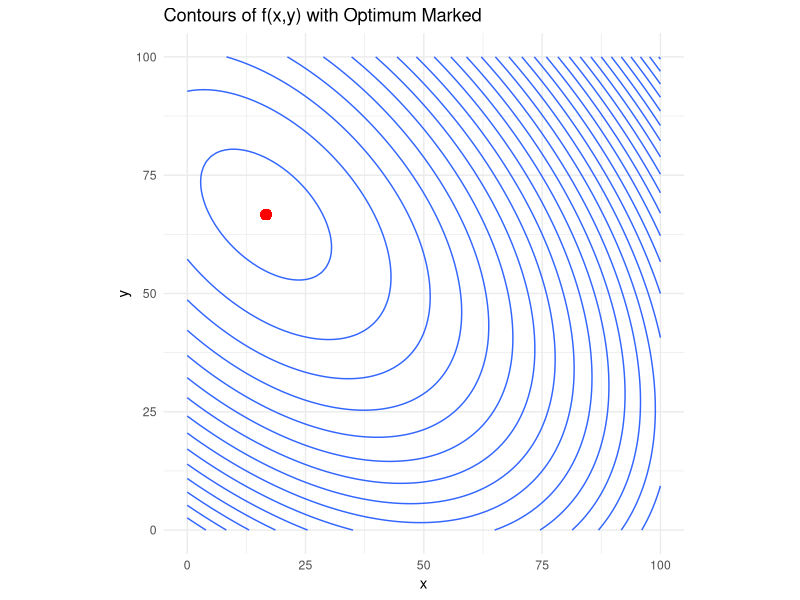
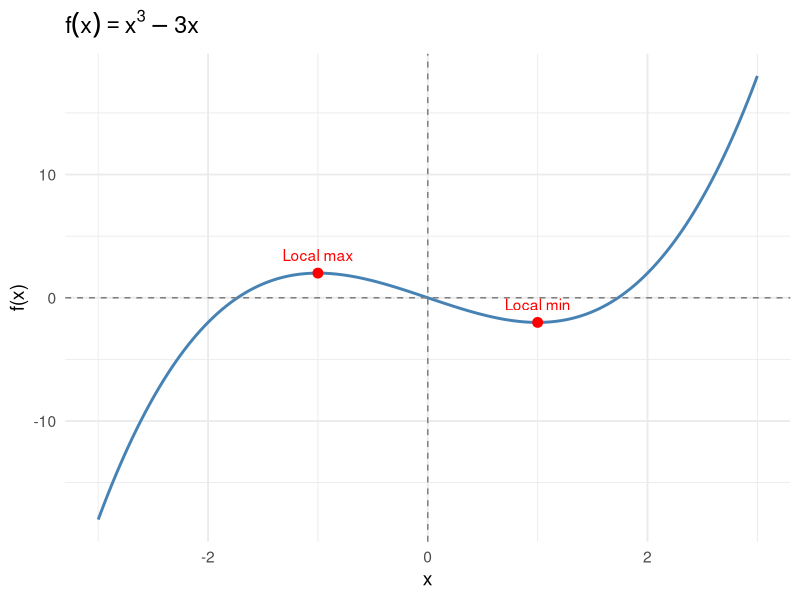
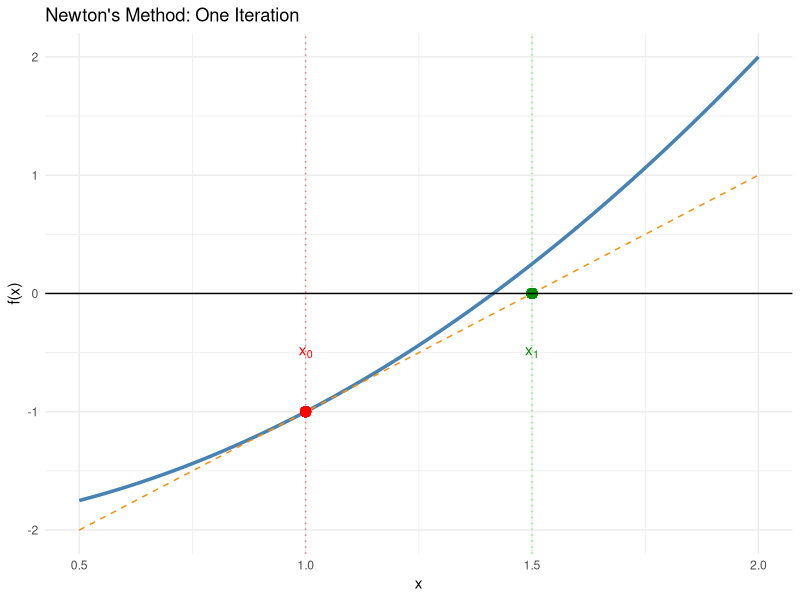
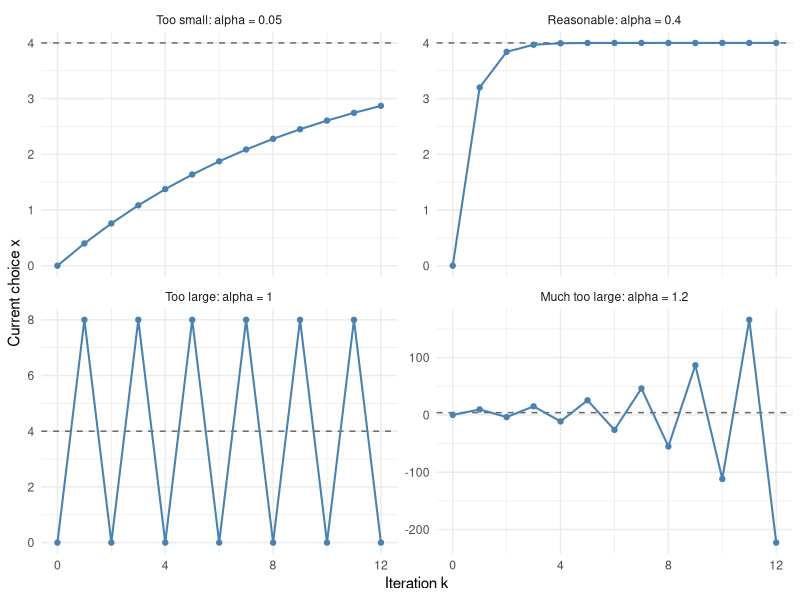
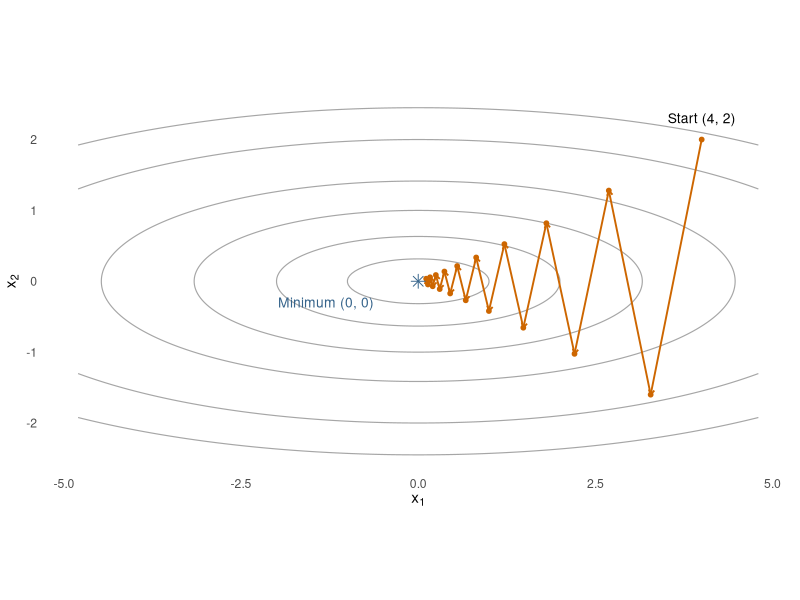
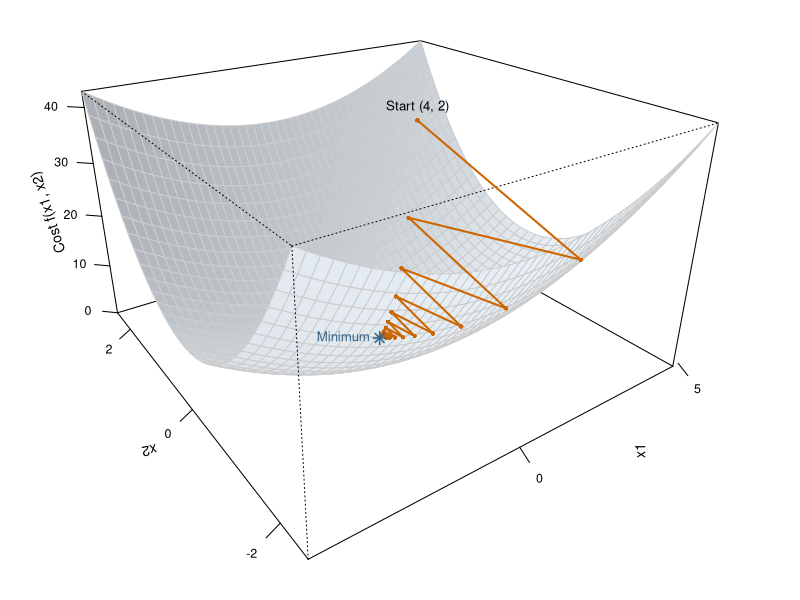
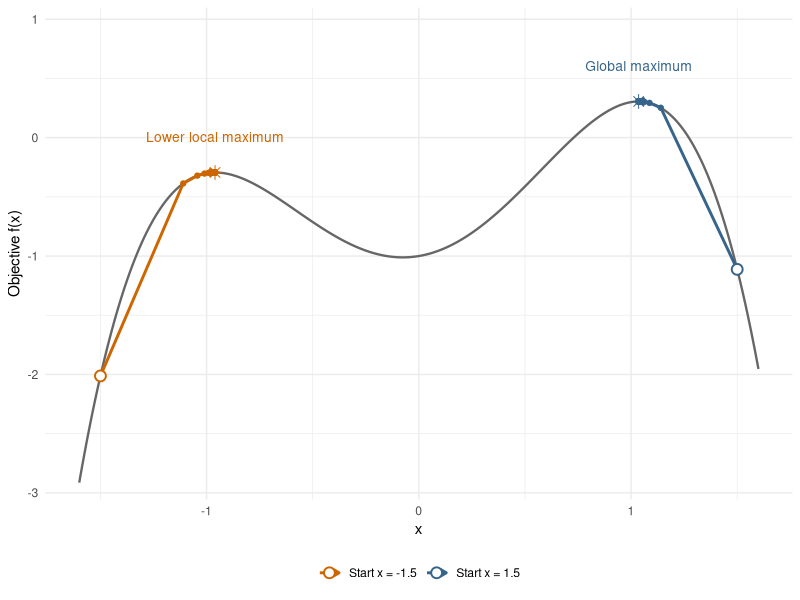
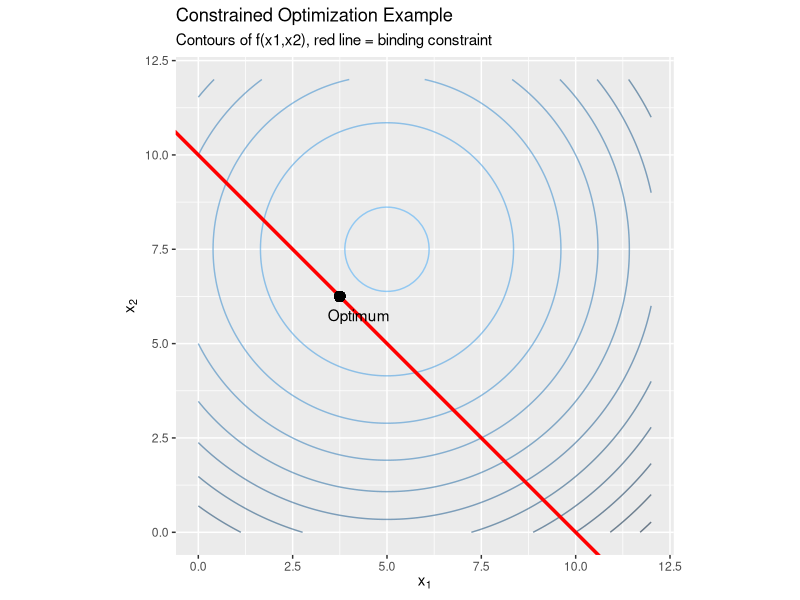

Reproduce these figures in R, in order.
## ---- chunk 1
#| echo: false
#| message: false
#| warning: false
library(ggplot2)
library(dplyr)

f <- function(x,y) 100*x + 150*y - x^2 - y^2 - x*y

# Create grid
x <- seq(0,100, length.out=100)
y <- seq(0,100, length.out=100)
grid <- expand.grid(x=x,y=y) %>%
  mutate(z=f(x,y))

# Contour plot
ggplot(grid, aes(x=x,y=y,z=z)) +
  geom_contour(bins=30,show.legend = F) +
  geom_point(aes(x=50/3,y=66.67),color="red",size=3) +
  labs(title="Contours of f(x,y) with Optimum Marked",
       x="x", y="y") +
  coord_equal() +
  theme_minimal()

## ---- chunk 2
#| echo: false
#| message: false
#| warning: false

library(ggplot2)
library(dplyr)

# Define function
f <- function(x) x^3 - 3*x

# Create data grid
df <- data.frame(x = seq(-3, 3, length.out = 400)) %>%
  mutate(y = f(x))

# Critical points
crit_points <- data.frame(
  x = c(-1, 1),
  y = f(c(-1, 1)),
  label = c("Local max", "Local min")
)

# Plot
ggplot(df, aes(x, y)) +
  geom_line(color = "steelblue", linewidth = 1) +
  geom_hline(yintercept = 0, color = "grey50", linetype = "dashed") +
  geom_vline(xintercept = 0, color = "grey50", linetype = "dashed") +
  geom_point(data = crit_points, aes(x, y), color = "red", size = 3) +
  geom_text(data = crit_points, aes(label = label), vjust = -1, color = "red") +
  labs(
    title = expression(f(x) == x^3 - 3*x),
    x = "x",
    y = "f(x)"
  ) +
  theme_minimal(base_size = 14)
## ---- chunk 3
library(ggplot2)

# Define the function and its derivative
f <- function(x) x^2 - 2
f_prime <- function(x) 2 * x

# Choose initial guess
x0 <- 1.0
x1 <- x0 - f(x0) / f_prime(x0)  # first Newton update

# Build tangent line at x0
tangent <- function(x) f(x0) + f_prime(x0) * (x - x0)

# Create data for plotting
x_vals <- seq(0.5, 2, length.out = 300)
plot_df <- data.frame(x = x_vals, fx = f(x_vals), tangent = tangent(x_vals))

# Plot function and tangent
ggplot(plot_df, aes(x = x)) +
  geom_line(aes(y = fx), color = "steelblue", size = 1.2) +
  geom_line(aes(y = tangent), color = "darkorange", linetype = "dashed") +
  geom_vline(xintercept = x0, linetype = "dotted",color = "red",alpha=.5) +
  geom_vline(xintercept = x1, linetype = "dotted", color = "green",alpha=.5) +
  geom_point(aes(x = x0, y = f(x0)), color = "red", size = 3) +
  geom_point(aes(x = x1, y = 0), color = "green4", size = 3) +
  geom_hline(yintercept = 0, linetype = "solid") +
  annotate("text", x = x0, y = f(x0) + 0.5, label = "x[0]", parse = TRUE, color = "red") +
  annotate("text", x = x1, y = -0.5, label = "x[1]", parse = TRUE, color = "green4") +
  labs(
    title = "Newton's Method: One Iteration",
    y = "f(x)",
    x = "x"
  ) +
  theme_minimal()

## ---- chunk 4
#| label: fig-gradient-step-size
#| fig-pos: H
#| echo: false
#| warning: false
#| fig-width: 7
#| fig-height: 4
#| fig-cap: "Gradient ascent on the same quadratic objective, starting at x = 0. The dashed line marks the maximizer x = 4. Note the different vertical scale in the divergence panel."

library(ggplot2)
ascent_rates <- c(0.05, 0.4, 1, 1.2)
ascent_labels <- c("Too small: alpha = 0.05", "Reasonable: alpha = 0.4",
                   "Too large: alpha = 1", "Much too large: alpha = 1.2")
ascent_paths <- do.call(rbind, lapply(seq_along(ascent_rates), function(i) {
  iterates <- numeric(13)
  for (k in 1:12) {
    iterates[k + 1] <- iterates[k] - 2 * ascent_rates[i] * (iterates[k] - 4)
  }
  data.frame(iteration = 0:12, x = iterates,
             case = factor(ascent_labels[i], levels = ascent_labels))
}))

ggplot(ascent_paths, aes(iteration, x)) +
  geom_hline(yintercept = 4, linetype = "dashed", color = "gray40") +
  geom_line(color = "steelblue", linewidth = 0.7) +
  geom_point(color = "steelblue", size = 1.5) +
  facet_wrap(~case, ncol = 2, scales = "free_y") +
  scale_x_continuous(breaks = c(0, 4, 8, 12)) +
  labs(x = "Iteration k", y = "Current choice x") +
  theme_minimal(base_size = 11)
## ---- chunk 5
#| label: fig-multivariate-gradient
#| fig-pos: H
#| echo: false
#| warning: false
#| fig-width: 7
#| fig-height: 3.7
#| fig-cap: "Gradient descent on elliptical cost contours. Each orange arrow is a step against the gradient. The iterates zig-zag toward the minimum at (0, 0); a small gradient is the rootfinding target."

library(ggplot2)
cost_grid <- expand.grid(x1 = seq(-4.8, 4.8, length.out = 240),
                         x2 = seq(-2.5, 2.5, length.out = 160))
cost_grid$cost <- 0.5 * (cost_grid$x1^2 + 10 * cost_grid$x2^2)
descent_path <- data.frame(k = 0:18, x1 = 4 * 0.82^(0:18),
                          x2 = 2 * (-0.8)^(0:18))
descent_steps <- data.frame(
  x1 = head(descent_path$x1, -1), x2 = head(descent_path$x2, -1),
  x1_next = tail(descent_path$x1, -1), x2_next = tail(descent_path$x2, -1)
)

ggplot(cost_grid, aes(x1, x2)) +
  geom_contour(aes(z = cost), breaks = c(0.5, 2, 5, 10, 20, 30),
               color = "gray65", linewidth = 0.4) +
  geom_segment(data = descent_steps,
               aes(x = x1, y = x2, xend = x1_next, yend = x2_next),
               inherit.aes = FALSE, color = "darkorange3", linewidth = 0.65,
               arrow = grid::arrow(length = grid::unit(0.055, "inches"))) +
  geom_point(data = descent_path, color = "darkorange3", size = 1.3) +
  annotate("point", x = 0, y = 0, shape = 8, size = 3, color = "steelblue4") +
  annotate("text", x = 4, y = 2.3, label = "Start (4, 2)", size = 3.5) +
  annotate("text", x = -1.3, y = -0.3, label = "Minimum (0, 0)",
           color = "steelblue4", size = 3.5) +
  coord_equal() +
  labs(x = expression(x[1]), y = expression(x[2])) +
  theme_minimal(base_size = 11) +
  theme(panel.grid = element_blank())
## ---- chunk 6
#| label: fig-multivariate-gradient-3d
#| fig-pos: H
#| echo: false
#| warning: false
#| fig-width: 7
#| fig-height: 3.5
#| fig-cap: "The same quadratic cost and gradient-descent iterates in three dimensions. Height is the objective value. Orange points are the iterates from the contour plot; segments connect successive iterates. The blue star marks the minimum."

surface_x1 <- seq(-4.8, 4.8, length.out = 45)
surface_x2 <- seq(-2.5, 2.5, length.out = 35)
surface_cost <- outer(surface_x1, surface_x2,
                      function(x1, x2) 0.5 * (x1^2 + 10 * x2^2))
path_cost <- 0.5 * (descent_path$x1^2 + 10 * descent_path$x2^2)

surface_par <- par(mar = c(1, 1, 1, 1))
surface_view <- persp(
  surface_x1, surface_x2, surface_cost,
  theta = -35, phi = 25, expand = 0.6,
  col = "aliceblue", border = "gray80", shade = 0.15,
  ticktype = "detailed", nticks = 4,
  xlab = "x1", ylab = "x2", zlab = "Cost f(x1, x2)",
  cex.axis = 0.75, cex.lab = 0.85
)
projected_path <- trans3d(descent_path$x1, descent_path$x2, path_cost,
                          pmat = surface_view)
lines(projected_path, col = "darkorange3", lwd = 2)
points(projected_path, col = "darkorange3", pch = 16, cex = 0.6)
points(trans3d(0, 0, 0, pmat = surface_view),
       col = "steelblue4", pch = 8, cex = 1.2, lwd = 1.5)
text(trans3d(4, 2, 28, pmat = surface_view),
     labels = "Start (4, 2)", pos = 3, cex = 0.8)
text(trans3d(0, 0, 0, pmat = surface_view),
     labels = "Minimum", pos = 2, col = "steelblue4", cex = 0.8)
par(surface_par)
## ---- chunk 7
#| label: fig-starting-values-local-optima
#| fig-pos: H
#| echo: false
#| warning: false
#| fig-width: 7
#| fig-height: 3.3
#| fig-cap: "Same objective, algorithm, and step size; different starting values. Both runs converge to local maxima, but only the right-hand peak is the global maximum."

library(ggplot2)
multimodal_f <- function(x) -(x^2 - 1)^2 + 0.3 * x
multimodal_slope <- function(x) -4 * x * (x^2 - 1) + 0.3
ascent_starts <- c(-1.5, 1.5)
ascent_runs <- do.call(rbind, lapply(ascent_starts, function(start) {
  x <- start
  for (k in 1:100) {
    current <- tail(x, 1)
    if (abs(multimodal_slope(current)) < 1e-8) break
    x <- c(x, current + 0.05 * multimodal_slope(current))
  }
  data.frame(k = seq_along(x) - 1, x = x, value = multimodal_f(x),
             start = factor(start, levels = ascent_starts))
}))
multimodal_curve <- data.frame(x = seq(-1.6, 1.6, length.out = 500))
multimodal_curve$value <- multimodal_f(multimodal_curve$x)
ascent_ends <- do.call(rbind, lapply(split(ascent_runs, ascent_runs$start),
                                    function(run) tail(run, 1)))
ascent_ends$label <- c("Lower local maximum", "Global maximum")

ggplot(multimodal_curve, aes(x, value)) +
  geom_line(color = "gray40", linewidth = 0.8) +
  geom_path(data = ascent_runs, aes(color = start, group = start),
            linewidth = 1,
            arrow = grid::arrow(length = grid::unit(0.07, "inches"))) +
  geom_point(data = ascent_runs, aes(color = start), size = 1.5) +
  geom_point(data = subset(ascent_runs, k == 0), aes(color = start),
             shape = 21, fill = "white", size = 3, stroke = 1) +
  geom_point(data = ascent_ends, aes(color = start), shape = 8, size = 3,
             show.legend = FALSE) +
  geom_text(data = ascent_ends, aes(label = label, color = start),
            nudge_y = 0.3, size = 3.5, show.legend = FALSE) +
  scale_color_manual(values = c("darkorange3", "steelblue4"),
                      labels = c("Start x = -1.5", "Start x = 1.5")) +
  scale_y_continuous(expand = expansion(mult = c(0.04, 0.14))) +
  labs(x = "x", y = "Objective f(x)", color = NULL) +
  theme_minimal(base_size = 11) +
  theme(legend.position = "bottom")
## ---- chunk 8
#| echo: false

# Load packages
library(ggplot2)

# Objective function
f <- function(x1, x2) {
  10*x1 + 15*x2 - (x1^2 + x2^2)
}

# Constraint: g(x) = x1 + x2 - 10 <= 0
g <- function(x1, x2) x1 + x2 - 10

# Compute gradient and Hessian of f
grad_f <- function(x) {
  c(10 - 2*x[1], 15 - 2*x[2])
}

hess_f <- function(x) {
  matrix(c(-2, 0,
           0, -2), nrow=2)
}

# Solve via KKT (analytical in this case)
# Stationarity: grad_f(x) - lambda * grad_g = 0
# grad_g = (1,1)
# -> 10 - 2x1 - lambda = 0
# -> 15 - 2x2 - lambda = 0
# -> constraint binds: x1 + x2 = 10

# From first two equations:
# 2x1 = 10 - lambda
# 2x2 = 15 - lambda
# Add: 2(x1+x2) = 25 - 2lambda
# 20 = 25 - 2lambda => lambda = 2.5
# x1 = (10 - 2.5)/2 = 3.75
# x2 = (15 - 2.5)/2 = 6.25

x_star <- c(3.75, 6.25)
lambda <- 2.5

# # Bordered Hessian
# grad_g <- matrix(c(1,1), nrow=1)
# hess_L <- hess_f(x_star) # constraint is linear, so g''=0
# H_b <- rbind(
#   cbind(0, grad_g),
#   cbind(t(grad_g), hess_L)
# )

# H_b
# det(H_b[1:2,1:2])
# det(H_b)

# -------- Visualization --------
# Create grid for plotting
x1 <- seq(0, 12, length=100)
x2 <- seq(0, 12, length=100)
grid <- expand.grid(x1=x1, x2=x2)
grid$z <- with(grid, f(x1,x2))

# Feasible region: x1+x2 <= 10
grid$feasible <- with(grid, x1+x2 <= 10)

# Plot contours of f and the feasible set
ggplot(grid, aes(x=x1, y=x2, z=z)) +
  geom_contour(aes(color=after_stat(level)), alpha=0.6,show.legend=FALSE) +
  geom_abline(intercept=10, slope=-1, color="red", size=1.2) +
  geom_point(aes(x=x_star[1], y=x_star[2]), color="black", size=3) +
  annotate("text", x=x_star[1]+0.5, y=x_star[2]-.5, label="Optimum") +
  labs(title="Constrained Optimization Example",
       subtitle="Contours of f(x1,x2), red line = binding constraint",
       x=expression(x[1]), y=expression(x[2])) +
  coord_equal()

## ---- chunk 9
#| label: emissions-geometry
#| echo: false
#| fig-cap: "Profit contours and the emissions cap. The optimum is at (4, 3); equal output satisfying the same cap is less profitable."
#| fig-width: 6
#| fig-height: 4
library(ggplot2)
q_grid <- expand.grid(q1 = seq(0, 6.5, length.out = 150),
                      q2 = seq(0, 6.5, length.out = 150))
q_grid$profit <- with(q_grid, 12*q1 - q1^2 + 12*q2 - q2^2)
boundary <- data.frame(q1 = seq(0, sqrt(34), length.out = 200))
boundary$q2 <- sqrt(pmax(0, 17 - 0.5*boundary$q1^2))
equal_output <- sqrt(17/1.5)
ggplot(q_grid, aes(q1, q2)) +
  geom_ribbon(data = boundary, aes(ymin = 0, ymax = q2),
              fill = "lightblue", alpha = 0.4) +
  geom_contour(aes(z = profit), breaks = c(35, 45, 55, 59, 65, 70),
               colour = "grey50") +
  geom_line(data = boundary, colour = "steelblue", linewidth = 1) +
  annotate("point", x = 4, y = 3, colour = "firebrick", size = 3) +
  annotate("text", x = 4.2, y = 3.4, label = "Optimum (4, 3)", hjust = 0) +
  annotate("point", x = equal_output, y = equal_output, shape = 17, size = 3) +
  annotate("point", x = 6, y = 6, shape = 4, size = 3) +
  annotate("text", x = 5.9, y = 6.3, label = "Unregulated", hjust = 1) +
  coord_equal() + labs(x = "Output of producer 1", y = "Output of producer 2") +
  theme_minimal()
## ---- chunk 10
profit <- function(q) sum(12*q - q^2)
profit_gradient <- function(q) 12 - 2*q
emissions <- function(q) 0.5*q[1]^2 + q[2]^2
emissions_gradient <- function(q) c(q[1], 2*q[2])
E <- 17

profit(c(6, 6))
emissions(c(6, 6))
## ---- chunk 11
objective <- function(q) -profit(q)
objective_gradient <- function(q) -profit_gradient(q)
cap_constraint <- function(q) emissions(q) - E
cap_jacobian <- function(q) matrix(emissions_gradient(q), nrow = 1)
## ---- chunk 12
fit <- nloptr::nloptr(
  x0 = c(2, 2),                    # a feasible starting allocation
  eval_f = objective,
  eval_grad_f = objective_gradient,
  eval_g_ineq = cap_constraint,
  eval_jac_g_ineq = cap_jacobian,
  lb = c(0, 0),
  opts = list(
    algorithm = "NLOPT_LD_SLSQP",
    xtol_rel = 1e-9,
    ftol_abs = 1e-10,
    tol_constraints_ineq = 1e-9,
    maxeval = 500
  )
)
q_star <- fit$solution
fit$status
fit$message
q_star
c(profit = profit(q_star), emissions = emissions(q_star),
  cap_residual = cap_constraint(q_star))
## ---- chunk 13
g_profit <- profit_gradient(q_star)
g_emissions <- emissions_gradient(q_star)
lambda_hat <- sum(g_emissions*g_profit) / sum(g_emissions^2)
checks <- c(
  cap_violation = max(0, cap_constraint(q_star)),
  bound_violation = max(0, -q_star),
  stationarity = max(abs(g_profit - lambda_hat*g_emissions)),
  dual_violation = max(0, -lambda_hat),
  complementarity = abs(lambda_hat*cap_constraint(q_star))
)
lambda_hat
checks
## ---- chunk 14
solve_cap <- function(E, start = c(2, 2)) {
  fit <- nloptr::nloptr(
    x0 = start, eval_f = objective, eval_grad_f = objective_gradient,
    eval_g_ineq = function(q) emissions(q) - E,
    eval_jac_g_ineq = cap_jacobian, lb = c(0, 0),
    opts = list(algorithm = "NLOPT_LD_SLSQP", xtol_rel = 1e-9,
                ftol_abs = 1e-10, tol_constraints_ineq = 1e-9,
                maxeval = 500)
  )
  if (!(fit$status %in% 1:4) || emissions(fit$solution) > E + 1e-7) {
    stop("The solver did not return a converged, feasible solution.")
  }
  q <- fit$solution
  data.frame(cap = E, q1 = q[1], q2 = q[2],
             profit = profit(q), emissions = emissions(q))
}

delta <- 0.01
baseline <- solve_cap(17)
tighter <- solve_cap(17 - delta)
looser <- solve_cap(17 + delta)
rbind(tighter, baseline, looser)

# Compare the numerical marginal value with lambda_hat.
(looser$profit - tighter$profit) / (2*delta)

# Equal output (also an equal percentage cut from the baseline 6, 6).
q_equal <- rep(sqrt(17/1.5), 2)
data.frame(
  policy = c("Efficient allocation", "Equal output restriction"),
  q1 = c(q_star[1], q_equal[1]),
  q2 = c(q_star[2], q_equal[2]),
  emissions = c(emissions(q_star), emissions(q_equal)),
  profit = c(profit(q_star), profit(q_equal)),
  profit_loss = 72 - c(profit(q_star), profit(q_equal))
)
